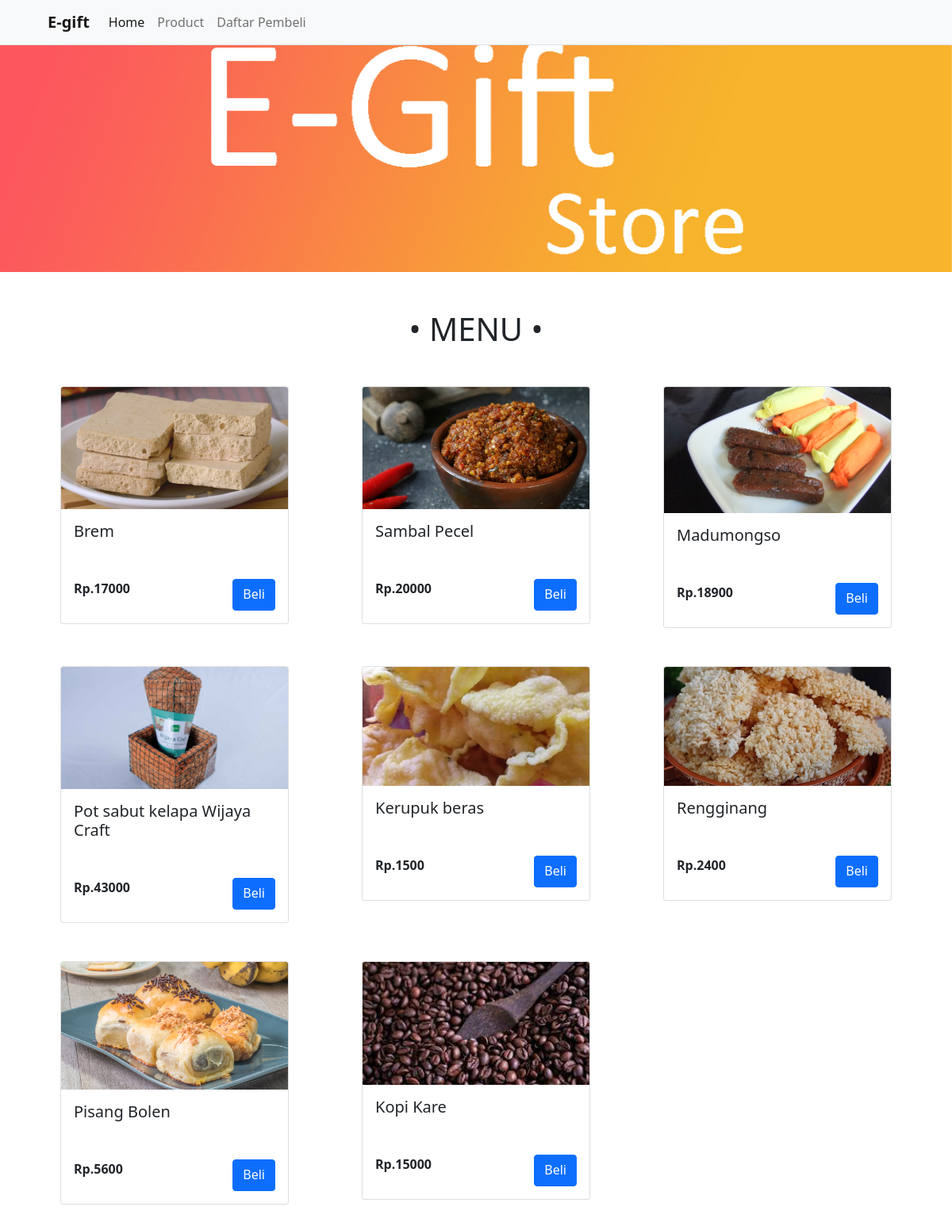
The app's page /home.php with its own data.
### tables this page shows
CREATE TABLE `data_barang` (
  `id` int(11) NOT NULL,
  `nama` varchar(100) NOT NULL,
  `harga` int(11) NOT NULL,
  `stok` int(11) NOT NULL,
  `gambar` text NOT NULL,
  `deskripsi` text NOT NULL
);

### home.php (the view, shortened to what this page needs)
<?php
  $servername = "localhost";
  $username = "root";
  $password = "";
  $dbname = "e-gift";
  $conn = mysqli_connect($servername, $username, $password, $dbname);
  $sql = "SELECT * FROM data_barang";
  $result = $conn->query($sql);
?>
<!doctype html>
<html lang="en">
<head>
  <link href="bootstrap/css/bootstrap.min.css" rel="stylesheet">
</head>
<body>
  <nav class="fixed-top navbar navbar-expand-lg navbar-light bg-light border-bottom">
    <div class="container-fluid">
      <a class="navbar-brand ms-5" href="/">
        <strong>E-gift</strong>
      </a>
      <div class="collapse navbar-collapse" id="navbarSupportedContent">
        <ul class="navbar-nav me-auto mb-2 mb-lg-0">
          <li class="nav-item">
            <a class="nav-link active" aria-current="page" href="/">Home</a>
          </li>
          <li class="nav-item">
            <a class="nav-link" href="/add_product.php">Product</a>
          </li>
          <li class="nav-item">
            <a class="nav-link" href="/daftar_pembeli.php">Daftar Pembeli</a>
          </li>
        </ul>
      </div>
    </div>
  </nav>
  <div id="carouselExampleSlidesOnly">
    <div class="carousel-inner">
      <div class="carousel-item active">
        <img src="assets/image/wallpaper.jpg" class="d-block w-100" alt="">
      </div>
      </div>
    </div>
  <main>
    <div class="page-header text-center mt-5 mb-5">
        <h1>• MENU •</h1>
    </div>
    <div class="container">
      <div class="row">
<?php foreach($result as $barang){ ?>
        <div class="col-md-4 mb-5">
        <div class="card m-md-auto" style="width: 18rem;">
          <img src="assets/image/<?php echo $barang["gambar"]; ?>" class="card-img-top" alt="">
          <div class="card-body">
            <h5 class="card-title mb-4 "><?php echo $barang["nama"]; ?></h5>
            <div class="mt-5 d-flex flex-row justify-content-between">
              <p class="text-break"><strong><?php echo 'Rp.'.$barang["harga"]; ?></strong></p>
              <a href="<?php echo '/product.php?id='.$barang["id"]; ?>" class="btn btn-primary">Beli</a>
            </div>
          </div>
        </div>
        </div>
<?php
};?>
      </div>
    </div>
  </main>
</body>
</html>

### records on screen
data_barang: gambar (picture), nama "Brem", harga "17000"
data_barang: gambar (picture), nama "Sambal Pecel", harga "20000"
data_barang: gambar (picture), nama "Madumongso", harga "18900"
data_barang: gambar (picture), nama "Pot sabut kelapa Wijaya Craft", harga "43000"
data_barang: gambar (picture), nama "Kerupuk beras", harga "1500"
data_barang: gambar (picture), nama "Rengginang", harga "2400"
data_barang: gambar (picture), nama "Pisang Bolen", harga "5600"
data_barang: gambar (picture), nama "Kopi Kare", harga "15000"
